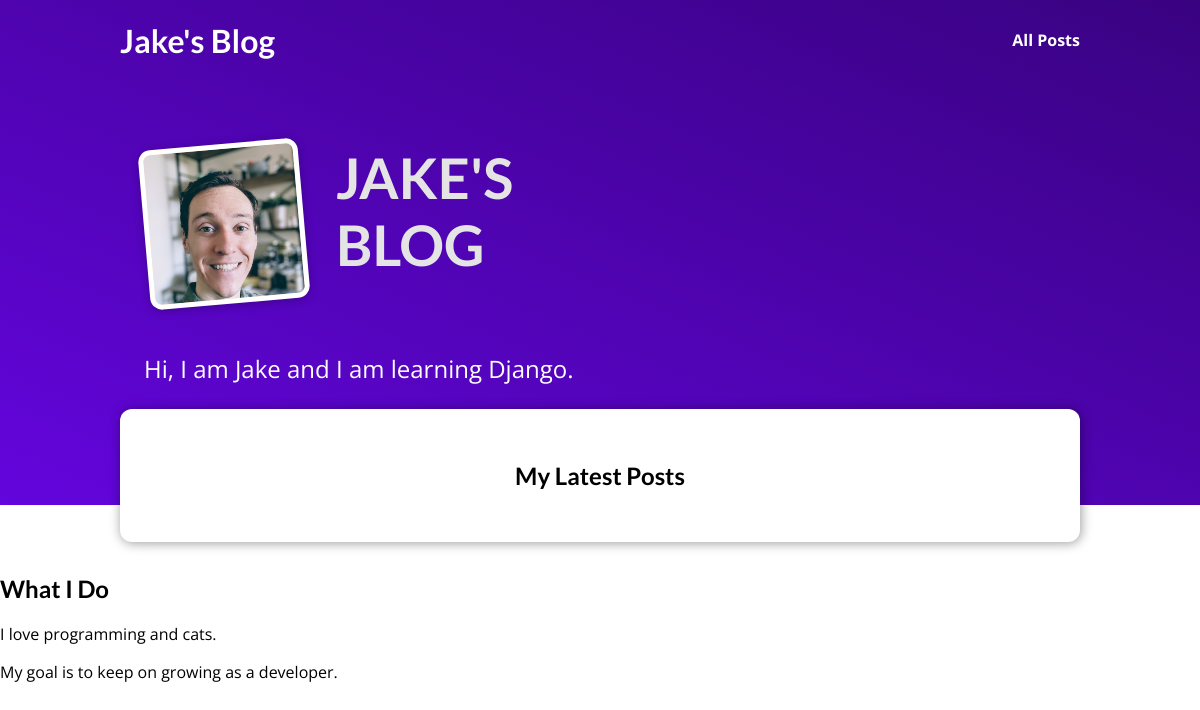
Before: / with the older database file.
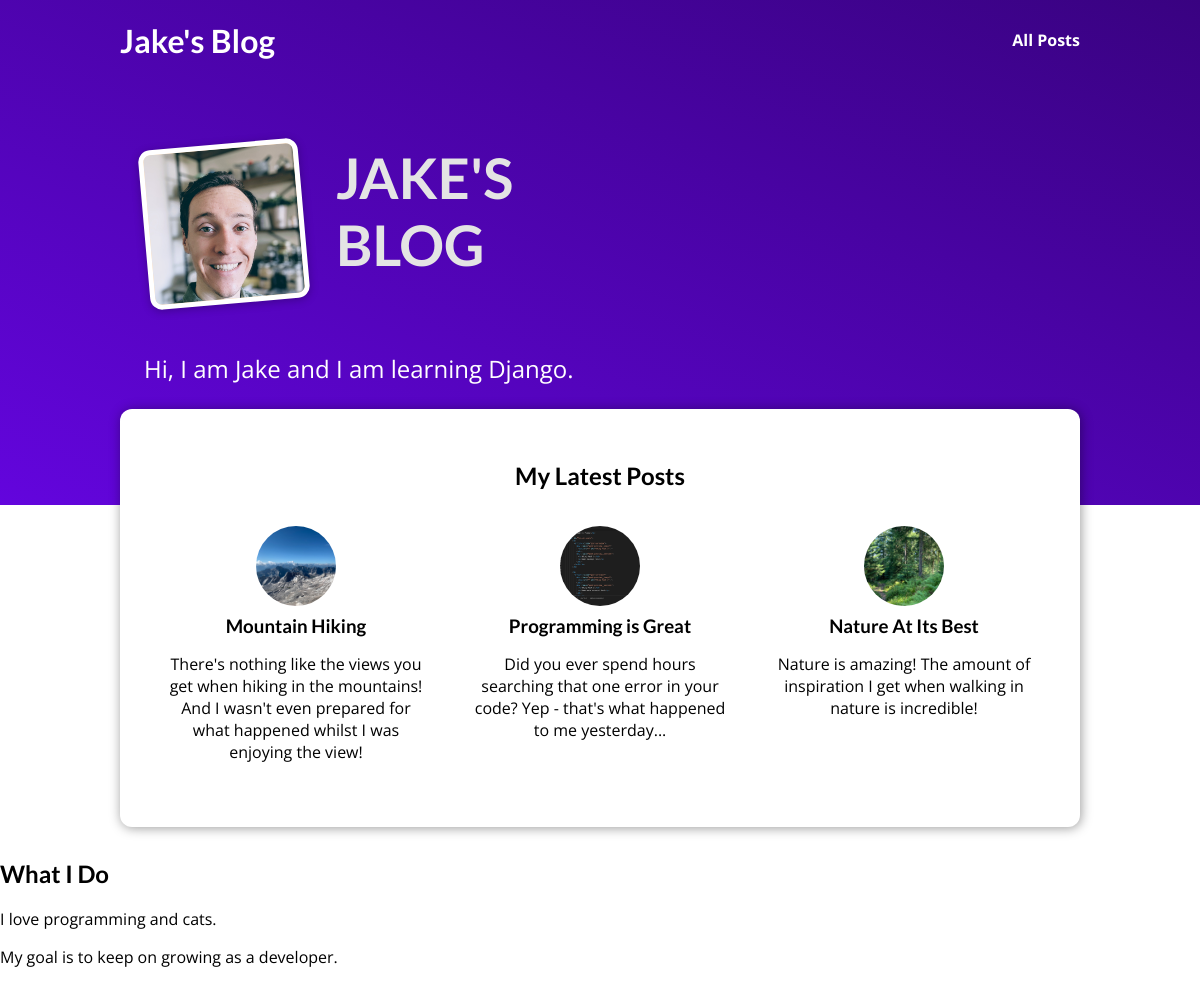
After: the same page with the newer database file.
### blog/models.py (models this page shows, shortened)
class Post(models.Model):
    title = models.CharField(max_length=100)
    excerpt = models.CharField(max_length=200)
    image_name = models.CharField(max_length=100)
    date = models.DateField(auto_now=True,
        )
    slug = models.SlugField(unique=True, null=False, db_index=True)
    content = models.TextField(validators=[MinLengthValidator(10)])
    author = models.ForeignKey(Author, on_delete=models.SET_NULL, null=True, related_name="posts")
    tags = models.ManyToManyField(Tag)

### blog/views.py (the view)
# urls.py: path("", views.starting_page, name="starting-page"),
def starting_page(request):
    latest_posts = Post.objects.all().order_by("-date")[:3]
    return render(request, "blog/index.html", {
        "posts": latest_posts
    }) # will render the starting page layout from template index.html

### blog/templates/blog/index.html (shortened to what this page needs)
{% extends "base.html" %}
{% load static %}
{% block css_files %}
    <link rel="stylesheet" href="{% static "blog/post.css" %}" />
    <link rel="stylesheet" href="{% static "blog/index.css" %}" />
{% endblock %}
{% block content %}
    <section id="welcome">
        <header>
            <img src="{% static "blog/images/jake.png" %}" alt="Jake - The Author of This Blog" />
            <h2>JAKE'S BLOG</h2>
        </header>
        <p>Hi, I am Jake and I am learning Django.</p>
    </section>
    <section id="latest-posts">
        <h2>My Latest Posts</h2>
        <ul>
            {% for post in posts %}
                {% include "blog/includes/post.html" %}
            {% endfor %}
        </ul>
    </section id="about">
        <h2>What I Do</h2>
        <p>I love programming and cats.</p>
        <p>My goal is to keep on growing as a developer.</p>
{% endblock %}

### templates/base.html (shortened to what this page needs)
{% load static %}
<!DOCTYPE html>
<html lang="en">
<head>
    <link rel="stylesheet" href="{% static "app.css" %}">
    {% block css_files %}{% endblock %}
</head>
<body>
    <header id="main-navigation">
        <h1><a href="{% url "starting-page" %}">Jake's Blog</a></h1>
        <nav>
            <a href="{% url "posts-page" %}">All Posts</a>
        </nav>
    </header>
    {% block content %}
    {% endblock %}
</body>
</html>

### blog/templates/blog/includes/post.html
{% load static %}
<li>
    <article class="post">
        <a href="{% url "post-detail-page" post.slug %}">
            <img src="{% static "blog/images/"|add:post.image_name %}" alt="{{ post.title }}"
            />
            <div class="post__content">
                <h3>{{ post.title }}</h3>
                <p>{{ post.excerpt }}</p>
            </div>
        </a>
    </article>
</li>

### static/app.css (style rules this page uses)
* { box-sizing: border-box; }
html { font-family: 'Open Sans', 'Lato', sans-serif; }
body { margin: 0; }
h1, h2, h3 { font-family: 'Lato', sans-serif; font-weight: bold; }
#main-navigation { width: 100%; height: 5rem; display: flex; justify-content: space-between; align-items: center; padding: 0 10%; position: absolute; top: 0; left: 0; }
#main-navigation a { text-decoration: none; color: white; font-weight: bold; }

### blog/static/blog/post.css (style rules this page uses)
.post { display: flex; flex-direction: column; align-items: center; text-align: center; }
.post a { text-decoration: none; color: black; transition: all 0.2s ease; padding: 1rem; }
.post img { width: 5rem; height: 5rem; object-fit: cover; border-radius: 50%; }
.post h3 { margin: 0.25rem 0; }

### blog/static/blog/index.css (style rules this page uses)
#welcome { background: linear-gradient(to right top, #6305dd, #390281); padding: 6rem 12%; }
#welcome header { display: flex; align-items: flex-start; margin: 3rem auto; }
#welcome img { width: 10rem; height: 10rem; object-fit: cover; object-position: top; border: 5px solid white; border-radius: 12px; background-color: #ffe1bf; transform: rotateZ(-5deg); box-shadow: 0 2px 8px rgba(0, 0, 0, 0.25); }
#welcome h2 { font-size: 3.5rem; margin: 0 0 0 2rem; color: #e4e4e4; width: 10rem; }
#welcome p { color: white; font-size: 1.5rem; }
#latest-posts { background-color: white; padding: 2rem; border-radius: 12px; width: 60rem; margin: -6rem auto 2rem auto; box-shadow: 1px 1px 12px rgba(0, 0, 0, 0.4); }
#latest-posts h2 { text-align: center; }
#latest-posts ul { list-style: none; margin: 0; padding: 0; display: flex; gap: 1rem; }
#latest-posts li { flex: 1; }

Changed rows visible on the page:
added Post: image_name (picture), title "Mountain Hiking", excerpt "There's nothing like the views you get when hiking in the mountains! And I wasn't even prepared for what happened whilst I was enjoying the view!"
added Post: image_name (picture), title "Programming is Great", excerpt "Did you ever spend hours searching that one error in your code? Yep - that's what happened to me yesterday..."
added Post: image_name (picture), title "Nature At Its Best", excerpt "Nature is amazing! The amount of inspiration I get when walking in nature is incredible!"
